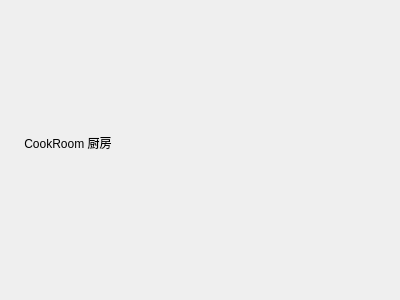
<?xml version="1.0" encoding="UTF-8"?>
<ui version="4.0">
 <class>CookRoom</class>
 <widget class="QWidget" name="CookRoom">
  <property name="geometry">
   <rect>
    <x>0</x>
    <y>0</y>
    <width>400</width>
    <height>300</height>
   </rect>
  </property>
  <property name="windowTitle">
   <string>Form</string>
  </property>
  <layout class="QVBoxLayout" name="verticalLayout">
   <item>
    <widget class="QLabel" name="label">
     <property name="text">
      <string>    CookRoom 厨房
</string>
     </property>
    </widget>
   </item>
  </layout>
 </widget>
 <resources/>
 <connections/>
</ui>
